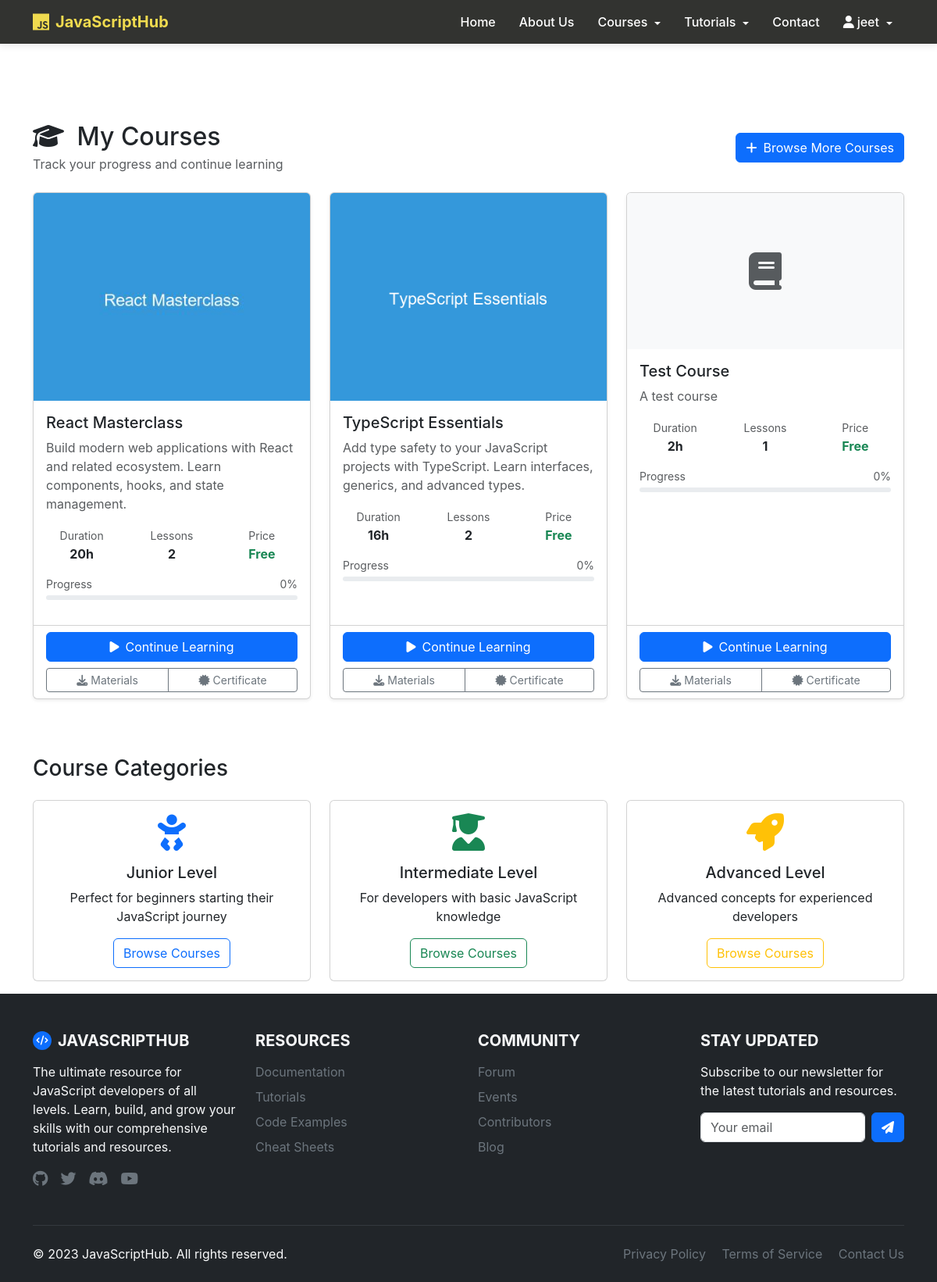
The page /my-courses/ (signed in) on the database its author committed.
### script/models.py (models this page shows, shortened)
class User(models.Model):
    firstname = models.CharField(max_length=150)
    lastname = models.CharField(max_length=150)
    email = models.EmailField(unique=True)
    password = models.CharField(max_length=128)
    created_at = models.DateTimeField(default=timezone.now)
    updated_at = models.DateTimeField(auto_now=True)

class Enrollment(models.Model):
    user = models.ForeignKey(User, on_delete=models.CASCADE, related_name='enrollments')
    course = models.ForeignKey(Course, on_delete=models.CASCADE, related_name='enrollments')
    enrolled_at = models.DateTimeField(auto_now_add=True)
    completed_at = models.DateTimeField(blank=True, null=True)
    is_active = models.BooleanField(default=True)
    class Meta:
        unique_together = ['user', 'course']

class Course(models.Model):
    DIFFICULTY_CHOICES = [
        ('junior', 'Junior'),
        ('intermediate', 'Intermediate'),
        ('advanced', 'Advanced'),
    ]
    title = models.CharField(max_length=200)
    description = models.TextField()
    difficulty = models.CharField(max_length=20, choices=DIFFICULTY_CHOICES)
    image = models.ImageField(upload_to='course_images/', blank=True, null=True)
    duration_hours = models.IntegerField(default=0)
    price = models.DecimalField(max_digits=10, decimal_places=2, default=0.00)
    is_free = models.BooleanField(default=True)
    created_at = models.DateTimeField(auto_now_add=True)
    updated_at = models.DateTimeField(auto_now=True)
    def get_total_lessons(self):
        total = 0
        for module in self.modules.all():
            total += module.lessons.count()
        return total

class Module(models.Model):
    course = models.ForeignKey(Course, on_delete=models.CASCADE, related_name='modules')
    title = models.CharField(max_length=200)
    description = models.TextField()
    order = models.IntegerField(default=0)
    created_at = models.DateTimeField(auto_now_add=True)
    class Meta:
        ordering = ['order']

### script/views.py (the view)
# urls.py: path('my-courses/', views.my_courses, name='my_courses'),
def my_courses(request):
    if 'user_id' not in request.session:
        return redirect('login')
    user = get_object_or_404(User, id=request.session['user_id'])
    enrollments = Enrollment.objects.filter(user=user, is_active=True)
    context = {
        'enrollments': enrollments
    }
    return render(request, 'my_courses.html', context)

### script/templates/my_courses.html (shortened to what this page needs)
{% extends 'base.html' %}
{% load static %}
{% block content %}
<div class="container mt-5 pt-5">
    <div class="row mb-4">
        <div class="col-12">
            <div class="d-flex justify-content-between align-items-center">
                <div>
                    <h2 class="mb-1">
                        <i class="fas fa-graduation-cap me-2"></i>
                        My Courses
                    </h2>
                    <p class="text-muted mb-0">Track your progress and continue learning</p>
                </div>
                <a href="{% url 'junior_courses' %}" class="btn btn-primary">
                    <i class="fas fa-plus me-2"></i>Browse More Courses
                </a>
            </div>
        </div>
    </div>
    {% if enrollments %}
        <div class="row">
            {% for enrollment in enrollments %}
            <div class="col-lg-4 col-md-6 mb-4">
                <div class="card h-100 shadow-sm">
                    {% if enrollment.course.image %}
                        <img src="{{ enrollment.course.image.url }}" class="card-img-top" alt="{{ enrollment.course.title }}">
                    {% else %}
                        <div class="card-img-top bg-light d-flex align-items-center justify-content-center" style="height: 200px;">
                            <i class="fas fa-book fa-3x text-muted"></i>
                        </div>
                    {% endif %}
                    <div class="card-body">
                        <div class="d-flex justify-content-between align-items-start mb-2">
                            <h5 class="card-title mb-0">{{ enrollment.course.title }}</h5>
                            <span class="badge bg-{{ enrollment.course.difficulty }}">
                            </span>
                        </div>
                        <p class="card-text text-muted">{{ enrollment.course.description|truncatewords:20 }}</p>
                        <div class="row text-center mb-3">
                            <div class="col-4">
                                <small class="text-muted">Duration</small>
                                <div class="fw-bold">{{ enrollment.course.duration_hours }}h</div>
                            </div>
                            <div class="col-4">
                                <small class="text-muted">Lessons</small>
                                <div class="fw-bold">{{ enrollment.course.get_total_lessons }}</div>
                            </div>
                            <div class="col-4">
                                <small class="text-muted">Price</small>
                                <div class="fw-bold">
                                    {% if enrollment.course.is_free %}
                                        <span class="text-success">Free</span>
                                    {% else %}
                                        ${{ enrollment.course.price }}
                                    {% endif %}
                                </div>
                            </div>
                        </div>
                        <div class="mb-3">
                            <div class="d-flex justify-content-between align-items-center mb-1">
                                <small class="text-muted">Progress</small>
                                <small class="text-muted">0%</small>
                            </div>
                            <div class="progress" style="height: 6px;">
                            </div>
                        </div>
                    </div>
                    <div class="card-footer bg-transparent">
                        <div class="d-grid gap-2">
                            <a href="{% url 'course_detail' enrollment.course.id %}" class="btn btn-primary">
                                <i class="fas fa-play me-2"></i>Continue Learning
                            </a>
                            <div class="btn-group" role="group">
                                <button type="button" class="btn btn-outline-secondary btn-sm">
                                    <i class="fas fa-download me-1"></i>Materials
                                </button>
                                <button type="button" class="btn btn-outline-secondary btn-sm">
                                    <i class="fas fa-certificate me-1"></i>Certificate
                                </button>
                            </div>
                        </div>
                    </div>
                </div>
            </div>
            {% endfor %}
        </div>
    {% endif %}
    <div class="row mt-5">
        <div class="col-12">
            <h3 class="mb-4">Course Categories</h3>
        </div>
        <div class="col-md-4 mb-3">
            <div class="card text-center h-100">
                <div class="card-body">
                    <i class="fas fa-baby fa-3x text-primary mb-3"></i>
                    <h5 class="card-title">Junior Level</h5>
                    <p class="card-text">Perfect for beginners starting their JavaScript journey</p>
                    <a href="{% url 'junior_courses' %}" class="btn btn-outline-primary">Browse Courses</a>
                </div>
            </div>
        </div>
        <div class="col-md-4 mb-3">
            <div class="card text-center h-100">
                <div class="card-body">
                    <i class="fas fa-user-graduate fa-3x text-success mb-3"></i>
                    <h5 class="card-title">Intermediate Level</h5>
                    <p class="card-text">For developers with basic JavaScript knowledge</p>
                    <a href="{% url 'intermediate_courses' %}" class="btn btn-outline-success">Browse Courses</a>
                </div>
            </div>
        </div>
        <div class="col-md-4 mb-3">
            <div class="card text-center h-100">
                <div class="card-body">
                    <i class="fas fa-rocket fa-3x text-warning mb-3"></i>
                    <h5 class="card-title">Advanced Level</h5>
                    <p class="card-text">Advanced concepts for experienced developers</p>
                    <a href="{% url 'advanced_courses' %}" class="btn btn-outline-warning">Browse Courses</a>
                </div>
            </div>
        </div>
    </div>
</div>
{% endblock %}

### templates/base.html (shortened to what this page needs)
{% load static %}
<!DOCTYPE html>
<html lang="en">
<head>
    <link href="https://cdn.jsdelivr.net/npm/bootstrap@5.3.2/dist/css/bootstrap.min.css" rel="stylesheet">
    <link rel="stylesheet" href="https://cdnjs.cloudflare.com/ajax/libs/font-awesome/6.4.0/css/all.min.css">
    <link rel="stylesheet" href="{% static 'css/style.css' %}">
</head>
<body>
    <nav class="navbar navbar-expand-lg navbar-dark fixed-top">
        <div class="container">
            <a class="navbar-brand" href="#">
                <i class="fab fa-js logo-icon"></i>
                JavaScriptHub
            </a>
            <div class="collapse navbar-collapse" id="navbarContent">
                <ul class="navbar-nav ms-auto mb-2 mb-lg-0">
                    <li class="nav-item">
                        <a class="nav-link active" aria-current="page" href="{% url 'home' %}">Home</a>
                    </li>
                    <li class="nav-item">
                        <a class="nav-link" href="{% url 'about' %}">About Us</a>
                    </li>
                    <li class="nav-item dropdown">
                        <a class="nav-link dropdown-toggle" href="#" id="coursesDropdown" role="button"
                           data-bs-toggle="dropdown" aria-expanded="false">
                            Courses
                        </a>
                    </li>
                    <li class="nav-item dropdown">
                        <a class="nav-link dropdown-toggle" href="#" id="tutorialsDropdown" role="button"
                           data-bs-toggle="dropdown" aria-expanded="false">
                            Tutorials
                        </a>
                    </li>
                    <li class="nav-item">
                        <a class="nav-link" href="{% url 'contact' %}">Contact</a>
                    </li>
                    {% if request.session.user_id %}
                        <li class="nav-item dropdown">
                            <a class="nav-link dropdown-toggle" href="#" id="userDropdown" role="button"
                               data-bs-toggle="dropdown" aria-expanded="false">
                                <i class="fas fa-user me-1"></i>{{ request.session.user_name }}
                            </a>
                        </li>
                    {% endif %}
                </ul>
            </div>
        </div>
    </nav>
    {% block content %}
    {% endblock content %}
    <footer class="bg-dark text-light pt-5 pb-4">
    <div class="container">
        <div class="row text-center text-md-start">
            <div class="col-md-6 col-lg-3 mb-4">
                <h5 class="text-uppercase fw-bold mb-3 d-flex align-items-center">
                    <span class="bg-primary rounded-circle d-flex justify-content-center align-items-center me-2" style="width: 24px; height: 24px;">
                        <i class="fas fa-code text-white" style="font-size: 12px;"></i>
                    </span>
                    JavaScriptHub
                </h5>
                <p>The ultimate resource for JavaScript developers of all levels. Learn, build, and grow your skills with our comprehensive tutorials and resources.</p>
                <div class="d-flex gap-3 mt-3">
                    <a href="#" class="text-secondary text-decoration-none"><i class="fab fa-github fa-lg"></i></a>
                    <a href="#" class="text-secondary text-decoration-none"><i class="fab fa-twitter fa-lg"></i></a>
                    <a href="#" class="text-secondary text-decoration-none"><i class="fab fa-discord fa-lg"></i></a>
                    <a href="#" class="text-secondary text-decoration-none"><i class="fab fa-youtube fa-lg"></i></a>
                </div>
            </div>
            <div class="col-md-6 col-lg-3 mb-4">
                <h5 class="text-uppercase fw-bold mb-3">Resources</h5>
                <ul class="list-unstyled">
                    <li><a href="#" class="text-secondary text-decoration-none d-block mb-2">Documentation</a></li>
                    <li><a href="#" class="text-secondary text-decoration-none d-block mb-2">Tutorials</a></li>
                    <li><a href="#" class="text-secondary text-decoration-none d-block mb-2">Code Examples</a></li>
                    <li><a href="#" class="text-secondary text-decoration-none d-block mb-2">Cheat Sheets</a></li>
                </ul>
            </div>
            <div class="col-md-6 col-lg-3 mb-4">
                <h5 class="text-uppercase fw-bold mb-3">Community</h5>
                <ul class="list-unstyled">
                    <li><a href="#" class="text-secondary text-decoration-none d-block mb-2">Forum</a></li>
                    <li><a href="#" class="text-secondary text-decoration-none d-block mb-2">Events</a></li>
                    <li><a href="#" class="text-secondary text-decoration-none d-block mb-2">Contributors</a></li>
                    <li><a href="#" class="text-secondary text-decoration-none d-block mb-2">Blog</a></li>
                </ul>
            </div>
            <div class="col-md-6 col-lg-3 mb-4">
                <h5 class="text-uppercase fw-bold mb-3">Stay Updated</h5>
                <p>Subscribe to our newsletter for the latest tutorials and resources.</p>
                <form class="d-flex">
                    <input type="email" class="form-control me-2" placeholder="Your email">
                    <button class="btn btn-primary" type="submit">
                        <i class="fas fa-paper-plane"></i>
                    </button>
                </form>
            </div>
        </div>
        <hr class="border-secondary my-4">
        <div class="d-flex flex-column flex-md-row justify-content-between align-items-center">
            <p class="mb-2 mb-md-0">&copy; 2023 JavaScriptHub. All rights reserved.</p>
            <div>
                <a href="#" class="text-secondary text-decoration-none me-3">Privacy Policy</a>
                <a href="#" class="text-secondary text-decoration-none me-3">Terms of Service</a>
                <a href="{% url 'contact' %}" class="text-secondary text-decoration-none">Contact Us</a>
            </div>
        </div>
    </div>
</footer>
</body>
</html>

### script/static/css/style.css (style rules this page uses)
:root { --primary-color: #f0db4f; --secondary-color: #323330; --accent-color: #61dafb; }
body { padding-top: 60px; }
.navbar { background-color: var(--secondary-color); box-shadow: 0 2px 10px rgba(0, 0, 0, 0.1); }
.navbar-brand { font-weight: 700; color: var(--primary-color) !important; display: flex; align-items: center; }
.navbar-brand .logo-icon { margin-right: 8px; color: var(--primary-color); font-size: 1.5rem; }
.nav-link { color: white !important; font-weight: 500; padding: 8px 15px !important; transition: all 0.3s ease; border-radius: 4px; }
.dropdown-toggle::after { display: inline-block; margin-left: 0.3em; vertical-align: 0.15em; transition: transform 0.2s ease; }
:root { --primary: #0d6efd; --dark: #212529; --light: #f8f9fa; }
body { font-family: 'Poppins', sans-serif; }
:root { --hero-bg-color: #0b1a2b; --text-color-light: #ffffff; --accent-color-primary: #ffc107; --accent-color-secondary: #0d6efd; }
body { font-family: 'Inter', sans-serif; }

### rows shown on the page
User: session.user_name "jeet"
Enrollment: course.image (picture), course "React Masterclass", course.description "Build modern web applications with React and related ecosystem. Learn components, hooks, and state management.", course.duration_hours "20", course.get_total_lessons "2", shows "Free"
Enrollment: course.image (picture), course "TypeScript Essentials", course.description "Add type safety to your JavaScript projects with TypeScript. Learn interfaces, generics, and advanced types.", course.duration_hours "16", course.get_total_lessons "2", shows "Free"
Enrollment: course "Test Course", course.description "A test course", course.duration_hours "2", course.get_total_lessons "1", shows "Free"
